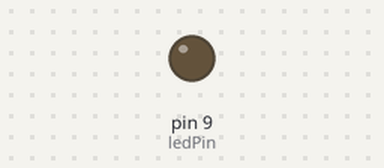
Bench run of a sketch on a simulated Arduino Uno, built with avr-gcc and run on an emulated ATmega328P. On the bench: output pins drawn as LEDs (lit = HIGH).

Above: at 0.05 s.
At 0.7 s:
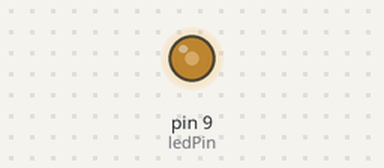
At 1.4 s:
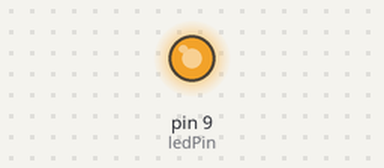
At 2.8 s:
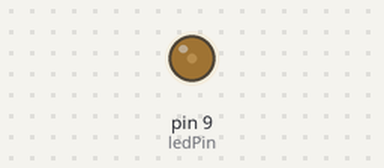
Timing chart, 0 to 7.0 s (numbered marks = the images above):
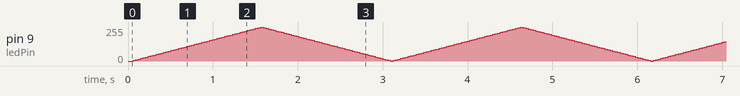

The sketch:

Ex3LAB2.ino
```cpp
int ledPin = 9;
int brightness = 0;
int fadeAmount = 5;
unsigned long previousMillis = 0;
int interval = 30;

void setup() {
  Serial.begin(9600);
  pinMode(ledPin, OUTPUT);
}

void loop() {
  if (Serial.available() > 0) {
    int speedInput = Serial.parseInt();
    if (speedInput > 0) {
      interval = speedInput;
    }
  }

  unsigned long currentMillis = millis();
  if (currentMillis - previousMillis >= interval) {
    previousMillis = currentMillis;

    analogWrite(ledPin, brightness);

    brightness += fadeAmount;
    if (brightness <= 0 || brightness >= 255) {
      fadeAmount = -fadeAmount;
    }
  }
}
```
